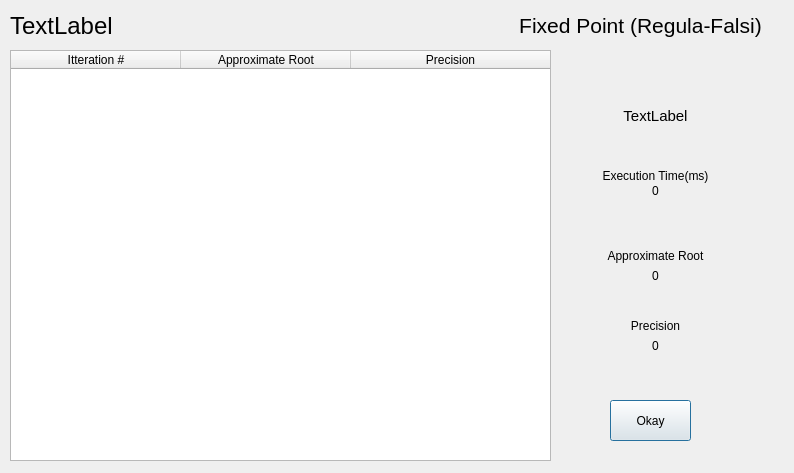
<?xml version="1.0" encoding="UTF-8"?>
<ui version="4.0">
 <class>roots</class>
 <widget class="QDialog" name="roots">
  <property name="geometry">
   <rect>
    <x>0</x>
    <y>0</y>
    <width>794</width>
    <height>473</height>
   </rect>
  </property>
  <property name="windowTitle">
   <string>Roots</string>
  </property>
  <widget class="QTableWidget" name="IttTbl">
   <property name="geometry">
    <rect>
     <x>10</x>
     <y>50</y>
     <width>541</width>
     <height>411</height>
    </rect>
   </property>
   <property name="layoutDirection">
    <enum>Qt::LeftToRight</enum>
   </property>
   <property name="autoScroll">
    <bool>false</bool>
   </property>
   <property name="textElideMode">
    <enum>Qt::ElideRight</enum>
   </property>
   <property name="rowCount">
    <number>0</number>
   </property>
   <attribute name="horizontalHeaderVisible">
    <bool>true</bool>
   </attribute>
   <attribute name="horizontalHeaderCascadingSectionResizes">
    <bool>true</bool>
   </attribute>
   <attribute name="horizontalHeaderDefaultSectionSize">
    <number>170</number>
   </attribute>
   <attribute name="horizontalHeaderStretchLastSection">
    <bool>true</bool>
   </attribute>
   <attribute name="verticalHeaderVisible">
    <bool>false</bool>
   </attribute>
   <column>
    <property name="text">
     <string>Itteration #</string>
    </property>
   </column>
   <column>
    <property name="text">
     <string>Approximate Root</string>
    </property>
   </column>
   <column>
    <property name="text">
     <string>Precision</string>
    </property>
   </column>
  </widget>
  <widget class="QLabel" name="label">
   <property name="geometry">
    <rect>
     <x>560</x>
     <y>160</y>
     <width>191</width>
     <height>31</height>
    </rect>
   </property>
   <property name="text">
    <string>Execution Time(ms)</string>
   </property>
   <property name="alignment">
    <set>Qt::AlignCenter</set>
   </property>
  </widget>
  <widget class="QLabel" name="time">
   <property name="geometry">
    <rect>
     <x>560</x>
     <y>170</y>
     <width>191</width>
     <height>41</height>
    </rect>
   </property>
   <property name="text">
    <string>0</string>
   </property>
   <property name="alignment">
    <set>Qt::AlignCenter</set>
   </property>
  </widget>
  <widget class="QLabel" name="label_3">
   <property name="geometry">
    <rect>
     <x>560</x>
     <y>240</y>
     <width>191</width>
     <height>31</height>
    </rect>
   </property>
   <property name="text">
    <string>Approximate Root</string>
   </property>
   <property name="alignment">
    <set>Qt::AlignCenter</set>
   </property>
  </widget>
  <widget class="QLabel" name="ans">
   <property name="geometry">
    <rect>
     <x>560</x>
     <y>260</y>
     <width>191</width>
     <height>31</height>
    </rect>
   </property>
   <property name="text">
    <string>0</string>
   </property>
   <property name="alignment">
    <set>Qt::AlignCenter</set>
   </property>
  </widget>
  <widget class="QLabel" name="label_5">
   <property name="geometry">
    <rect>
     <x>560</x>
     <y>310</y>
     <width>191</width>
     <height>31</height>
    </rect>
   </property>
   <property name="text">
    <string>Precision</string>
   </property>
   <property name="alignment">
    <set>Qt::AlignCenter</set>
   </property>
  </widget>
  <widget class="QLabel" name="precision">
   <property name="geometry">
    <rect>
     <x>560</x>
     <y>330</y>
     <width>191</width>
     <height>31</height>
    </rect>
   </property>
   <property name="text">
    <string>0</string>
   </property>
   <property name="alignment">
    <set>Qt::AlignCenter</set>
   </property>
  </widget>
  <widget class="QPushButton" name="finish">
   <property name="geometry">
    <rect>
     <x>610</x>
     <y>400</y>
     <width>81</width>
     <height>41</height>
    </rect>
   </property>
   <property name="text">
    <string>Okay</string>
   </property>
  </widget>
  <widget class="QLabel" name="expr">
   <property name="geometry">
    <rect>
     <x>10</x>
     <y>10</y>
     <width>481</width>
     <height>31</height>
    </rect>
   </property>
   <property name="font">
    <font>
     <pointsize>18</pointsize>
    </font>
   </property>
   <property name="text">
    <string>TextLabel</string>
   </property>
  </widget>
  <widget class="QLabel" name="state">
   <property name="geometry">
    <rect>
     <x>560</x>
     <y>100</y>
     <width>191</width>
     <height>31</height>
    </rect>
   </property>
   <property name="font">
    <font>
     <pointsize>11</pointsize>
    </font>
   </property>
   <property name="text">
    <string>TextLabel</string>
   </property>
   <property name="alignment">
    <set>Qt::AlignCenter</set>
   </property>
  </widget>
  <widget class="QLabel" name="method">
   <property name="geometry">
    <rect>
     <x>490</x>
     <y>0</y>
     <width>301</width>
     <height>51</height>
    </rect>
   </property>
   <property name="font">
    <font>
     <pointsize>16</pointsize>
    </font>
   </property>
   <property name="text">
    <string>Fixed Point (Regula-Falsi)</string>
   </property>
   <property name="alignment">
    <set>Qt::AlignCenter</set>
   </property>
  </widget>
 </widget>
 <resources/>
 <connections/>
</ui>
